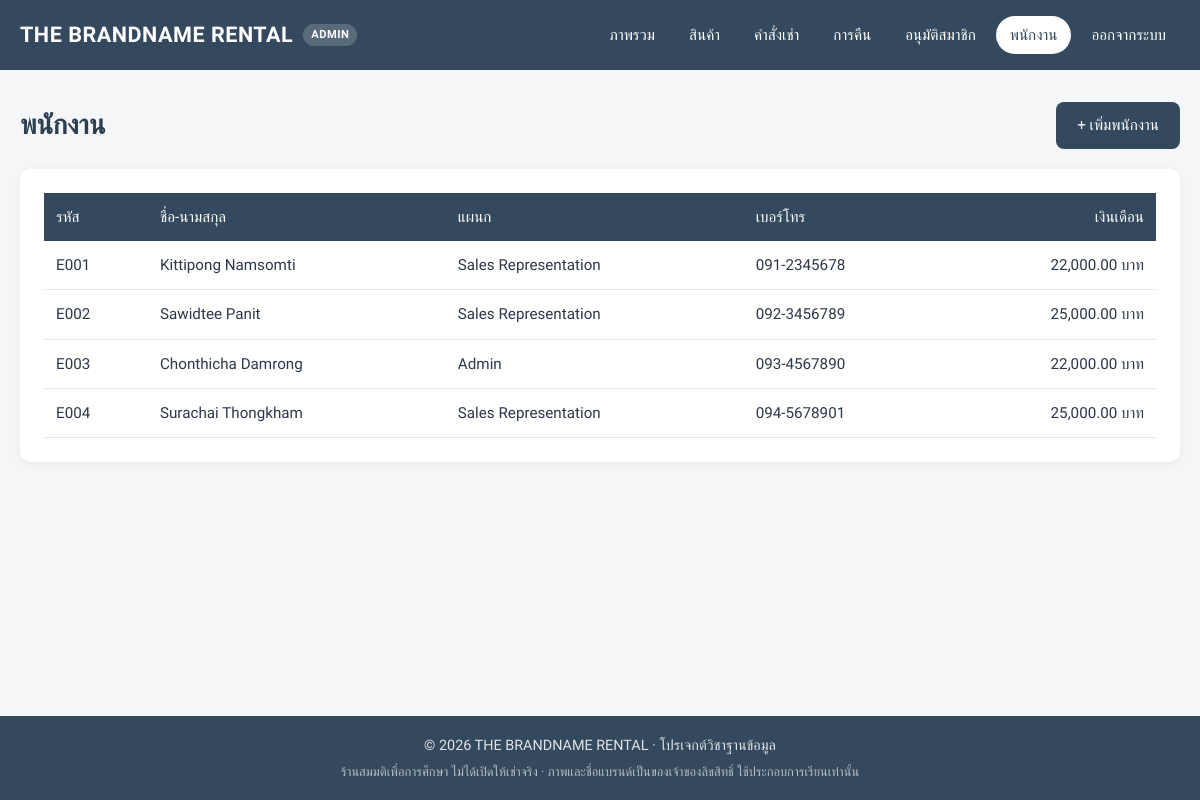
Screenshot of /project/admin/employees.php (signed in) with the database file from the repository.
### tables this page shows
CREATE TABLE employees (
    employees_id        VARCHAR(50) PRIMARY KEY,
    employees_firstname VARCHAR(50),
    employees_lastname  VARCHAR(50),
    gender              VARCHAR(50),
    department          VARCHAR(50) NOT NULL,
    phonenumber         VARCHAR(15),
    salary              INT
);

### project/includes/helpers.php (called while the page is built, shortened)
<?php
function e($value): string
{
    return htmlspecialchars((string) ($value ?? ''), ENT_QUOTES, 'UTF-8');
}
function baht($amount): string
{
    return number_format((float) $amount, 2) . ' บาท';
}

### project/admin/employees.php (the view, shortened to what this page needs)
<?php
require_once '../includes/db.php';
$employees = $conn->query("SELECT employees_id, employees_firstname, employees_lastname, gender, department, phonenumber, salary
    FROM employees ORDER BY employees_id")->fetch_all(MYSQLI_ASSOC);
?>
<div class="page-head">
    <h1>พนักงาน</h1>
    <a href="employee_add.php" class="btn">+ เพิ่มพนักงาน</a>
</div>
<div class="card table-wrap">
    <?php if ($employees): ?>
        <table class="table">
            <thead>
                <tr>
                    <th>รหัส</th>
                    <th>ชื่อ-นามสกุล</th>
                    <th>แผนก</th>
                    <th>เบอร์โทร</th>
                    <th class="num">เงินเดือน</th>
                </tr>
            </thead>
            <tbody>
                <?php foreach ($employees as $row): ?>
                    <tr>
                        <td><?php echo e($row['employees_id']); ?></td>
                        <td><?php echo e($row['employees_firstname'] . ' ' . $row['employees_lastname']); ?></td>
                        <td><?php echo e($row['department']); ?></td>
                        <td><?php echo e($row['phonenumber']); ?></td>
                        <td class="num"><?php echo baht($row['salary']); ?></td>
                    </tr>
                <?php endforeach; ?>
            </tbody>
        </table>
    <?php else: ?>
        <p class="muted">ไม่พบข้อมูลพนักงาน</p>
    <?php endif; ?>
</div>

### project/assets/css/style.css (style rules this page uses)
:root { --primary: #34495e; --primary-dark: #2c3e50; --primary-soft: #eaeef2; --success: #27ae60; --success-soft: #e8f6ee; --danger: #e74c3c; --danger-soft: #fdecea; --warning: #e67e22; --text: #2d3748; --muted: #6b7785; --border: #e2e6ea; --bg: #f4f6f8; --card: #ffffff; --radius: 10px; --shadow: 0 2px 10px rgba(0, 0, 0, 0.06); --font: 'Prompt', 'Segoe UI', Tahoma, sans-serif; }
* { box-sizing: border-box; }
body { margin: 0; font-family: var(--font); color: var(--text); background: var(--bg); line-height: 1.6; display: flex; flex-direction: column; min-height: 100vh; }
a { color: var(--primary); }
h1, h2, h3 { color: var(--primary-dark); line-height: 1.3; margin: 0 0 16px; }
h1 { font-size: 1.7rem; }
.page-head { display: flex; justify-content: space-between; align-items: center; gap: 16px; flex-wrap: wrap; margin-bottom: 20px; }
.page-head h1 { margin: 0; }
.card { background: var(--card); border-radius: var(--radius); box-shadow: var(--shadow); padding: 24px; }
.card > :last-child { margin-bottom: 0; }
.btn { display: inline-flex; align-items: center; justify-content: center; gap: 6px; padding: 10px 20px; border-radius: 8px; border: 1px solid transparent; font: inherit; font-size: 0.95rem; font-weight: 500; text-decoration: none; cursor: pointer; background: var(--primary); color: #fff; transition: background 0.2s, transform 0.1s; }
.table-wrap { overflow-x: auto; max-width: 100%; }
.table-wrap .table { min-width: 640px; }
.table { width: 100%; border-collapse: collapse; font-size: 0.95rem; }
.table th { background: var(--primary); color: #fff; font-weight: 500; text-align: left; padding: 12px; white-space: nowrap; }
.table td { padding: 12px; border-bottom: 1px solid var(--border); vertical-align: middle; }
.table .num { text-align: right; white-space: nowrap; }

### rows the page displays
employees: employees_id "E001", employees_firstname+employees_lastname "Kittipong Namsomti", department "Sales Representation", phonenumber "091-2345678", salary "22,000.00 บาท"
employees: employees_id "E002", employees_firstname+employees_lastname "Sawidtee Panit", department "Sales Representation", phonenumber "092-3456789", salary "25,000.00 บาท"
employees: employees_id "E003", employees_firstname+employees_lastname "Chonthicha Damrong", department "Admin", phonenumber "093-4567890", salary "22,000.00 บาท"
employees: employees_id "E004", employees_firstname+employees_lastname "Surachai Thongkham", department "Sales Representation", phonenumber "094-5678901", salary "25,000.00 บาท"

### other values shown
SHOP_NAME "THE BRANDNAME RENTAL"
$item['label'] "ภาพรวม"
$item['label'] "สินค้า"
$item['label'] "คำสั่งเช่า"
$item['label'] "การคืน"
$item['label'] "อนุมัติสมาชิก"
$item['label'] "พนักงาน"
$item['label'] "ออกจากระบบ"
